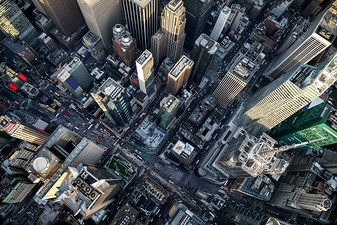
#> input picture group 414/lab1/RomanKalitovskyi/low_quality.jpg, 337 x 225 px, shrunk from 612 x 408 before the run
$ python main.py
#> lines starting #> are read from the running program, lines starting #| are printed output that depends on the picture
import matplotlib.pyplot as plt
import numpy as np
import os

# Завдання:
# Виконати гістограмне збільшення гамми (див. лекція №1). Провести порівняльний  аналіз


def absoluteFilePath(file_name):
    # Повертає абсолютний шлях до файлу
    return os.path.dirname(__file__) + '/' + file_name

def gamma_correction(img, gamma):
    # Виконуємо гістограмне збільшення гамми
    return (255 * np.power(img / 255, 1 / gamma)).astype(np.uint8)

def show_comparison(imgs, imgs_gamma, names):
    # Відображаємо оригінальне зображення та зображення з новим гамма-коефіцієнтом
    length = len(imgs) # Кількість зображень

    _, axs = plt.subplots(length, 2, squeeze=False, figsize=(18, 10)) # Створюємо полотно для відображення зображень

    for i in range(length):
        axs[i][0].imshow(imgs[i]) # Відображаємо оригінальне зображення
        axs[i][0].set_title('Original ' + names[i]) # Встановлюємо заголовок
        axs[i][0].axis('off') # Вимикаємо відображення осей

        axs[i][1].imshow(imgs_gamma[i]) # Відображаємо зображення з новим гамма-коефіцієнтом
        axs[i][1].set_title('Gamma corrected ' + names[i]) # Встановлюємо заголовок
        axs[i][1].axis('off') # Вимикаємо відображення осей
    plt.show() # Відображаємо полотно

# Гамма-коефіцієнт
gamma = 1.8

# Зображення для перевірки
different_quality_img_names = ['low_quality.jpg', 'high_quality.jpg']

different_contrast_img_names = ['low_contrast.jpg', 'high_contrast.jpg']

# Зчитуємо зображення
different_quality_imgs = [plt.imread(absoluteFilePath(name)) for name in different_quality_img_names]
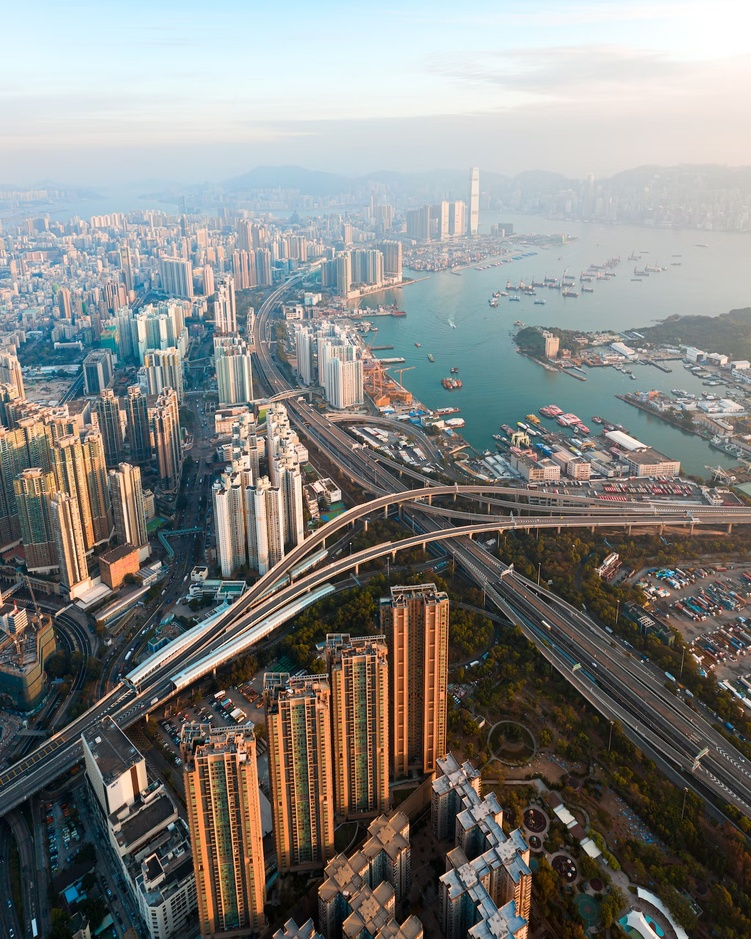
#> input picture group 414/lab1/RomanKalitovskyi/high_quality.jpg, 751 x 939 px, shrunk from 1364 x 1705 before the run
#> different_quality_imgs = 2 items

different_contrast_imgs = [plt.imread(absoluteFilePath(name)) for name in different_contrast_img_names]
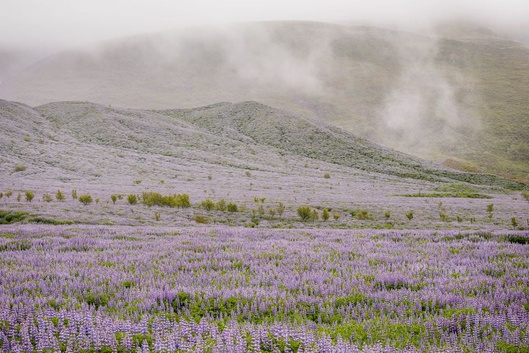
#> input picture group 414/lab1/RomanKalitovskyi/low_contrast.jpg, 529 x 353 px, shrunk from 960 x 641 before the run
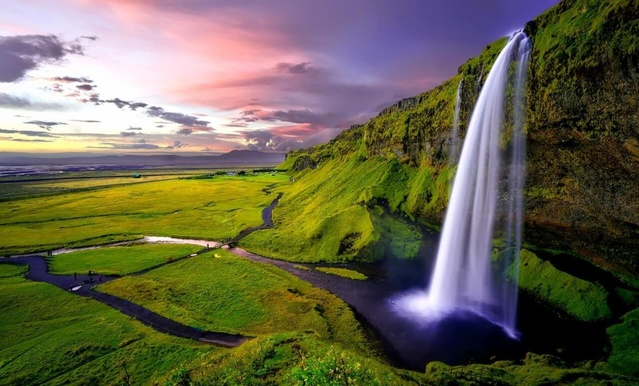
#> input picture group 414/lab1/RomanKalitovskyi/high_contrast.jpg, 639 x 386 px, shrunk from 1160 x 700 before the run
#> different_contrast_imgs = 2 items

# Застосовуємо гамма-корекцію
different_quality_imgs_gamma = [gamma_correction(img, gamma) for img in different_quality_imgs]
#> in gamma_correction, `return (255 * np.power(img / 255, 1 / gamma)).astype(np.uint8)`:
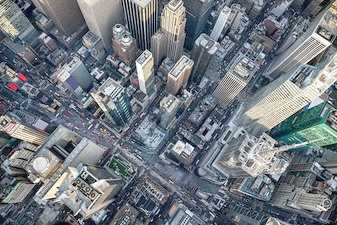
#> returned value: shape (225, 337, 3); mean of channels 0, 1, 2 114.2, 122, 128.8; drawn as R, G, B
#> call 2 of gamma_correction, with gamma = 1.8
#> in gamma_correction (call 2), `return (255 * np.power(img / 255, 1 / gamma)).astype(np.uint8)`:
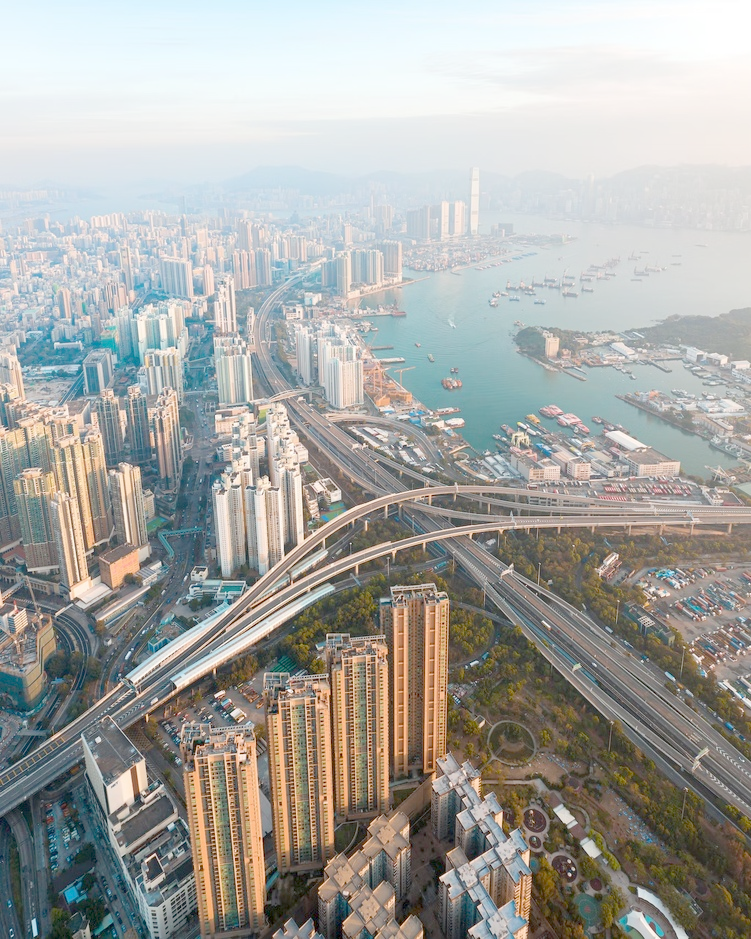
#> returned value: shape (939, 751, 3); mean of channels 0, 1, 2 165.8, 166.1, 161.7; drawn as R, G, B
#> different_quality_imgs_gamma = 2 items

different_contrast_imgs_gamma = [gamma_correction(img, gamma) for img in different_contrast_imgs]
#> call 3 of gamma_correction, with gamma = 1.8
#> in gamma_correction (call 3), `return (255 * np.power(img / 255, 1 / gamma)).astype(np.uint8)`:
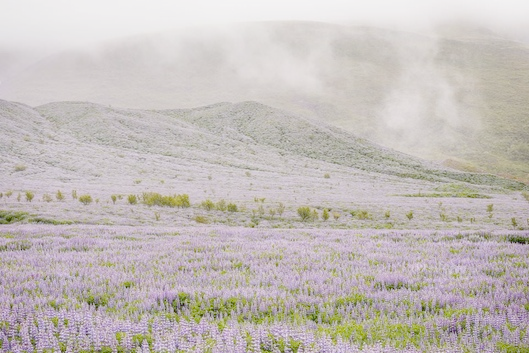
#> returned value: shape (353, 529, 3); mean of channels 0, 1, 2 196.1, 189.5, 185.9; drawn as R, G, B
#> call 4 of gamma_correction, with gamma = 1.8
#> in gamma_correction (call 4), `return (255 * np.power(img / 255, 1 / gamma)).astype(np.uint8)`:
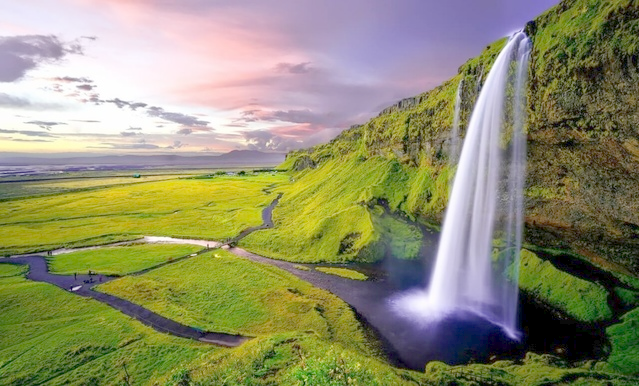
#> returned value: shape (386, 639, 3); mean of channels 0, 1, 2 143.1, 142.6, 108.9; drawn as R, G, B
#> different_contrast_imgs_gamma = 2 items

# Відображаємо зображення
show_comparison(different_quality_imgs, different_quality_imgs_gamma, different_quality_img_names)
#> in show_comparison, `length = len(imgs)`: length = 2

show_comparison(different_contrast_imgs, different_contrast_imgs_gamma, different_contrast_img_names)
